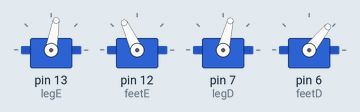
This sketch was run on a simulated Arduino Uno, built with avr-gcc and run on an emulated ATmega328P. Shown: 4 × servo.

Above: at 0.25 s.
At 0.5 s:
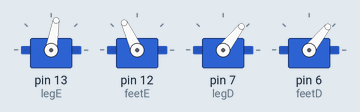
At 0.75 s:
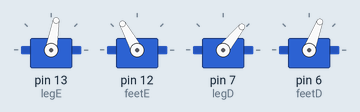
At 1.25 s:
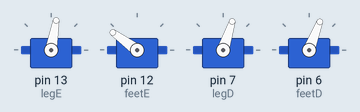
At 1.75 s:
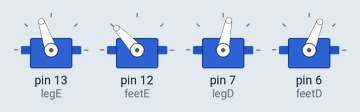
At 2.3 s:
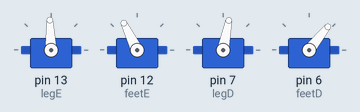
Timing chart, 0 to 5.3 s (numbered marks = the images above):
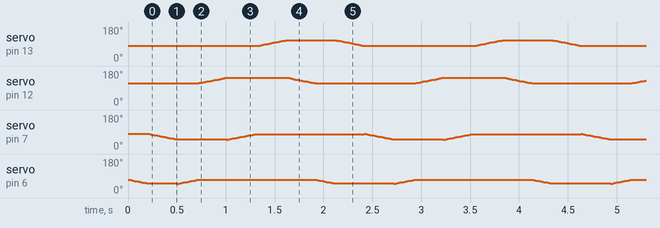

The sketch:

bobV2.ino
```cpp
// (licence header left out)
// THE SOFTWARE IS PROVIDED "AS IS", WITHOUT WARRANTY OF ANY KIND, EXPRESS OR
// IMPLIED, INCLUDING BUT NOT LIMITED TO THE WARRANTIES OF MERCHANTABILITY,
// FITNESS FOR A PARTICULAR PURPOSE AND NONINFRINGEMENT. IN NO EVENT SHALL THE
// AUTHORS OR COPYRIGHT HOLDERS BE LIABLE FOR ANY CLAIM, DAMAGES OR OTHER
// LIABILITY, WHETHER IN AN ACTION OF CONTRACT, TORT OR OTHERWISE, ARISING FROM,
// OUT OF OR IN CONNECTION WITH THE SOFTWARE OR THE USE OR OTHER DEALINGS IN THE
// SOFTWARE.

#include <Servo.h>

Servo legE;
Servo feetE;
Servo legD;
Servo feetD;

  int tempo = 10;


void setup() {

  legE.attach(13);
  feetE.attach(12);
  legD.attach(7);
  feetD.attach(6);


  legD.write(80);
  legE.write(80);
  feetD.write(70);
  feetE.write(115);


 for (int v = 70; v>50; v--)//movimento para inclinar para fora direita
  {
    feetD.write(v);
    delay (tempo);
  }

}

void loop() {


  for (int v = 80; v>50; v--) // movimento do servo de cima para rodar
  {
    legD.write(v);
    delay (tempo);
  }


  for (int v = 50; v<70; v++)// volta à posição de equilibrio
  {
    feetD.write(v);
    delay (tempo);
  }
//-----------------------
  for (int v = 115; v<145; v++)//movimento para inclinar para fora esquerda
  {
    feetE.write(v);
    delay (tempo);
  }
 //----------------------

  for (int v = 50; v<80; v++)// volta à posição de equilibrio
  {
    legD.write(v);
    delay (tempo);
  }


  for (int v = 80; v<110; v++)// movimento do servo de cima para rodar
  {
    legE.write(v);
    delay (tempo);
  }

  for (int v = 145; v>115; v--)// volta à posição de equilibrio
  {
    feetE.write(v);
    delay (tempo);
  }

 for (int v = 70; v>50; v--)//movimento para inclinar para fora direita
  {
    feetD.write(v);
    delay (tempo);
  }

  for (int v = 110; v>80; v--)// volta à posição de equilibrio
  {
    legE.write(v);
    delay (tempo);
  }

}
```
